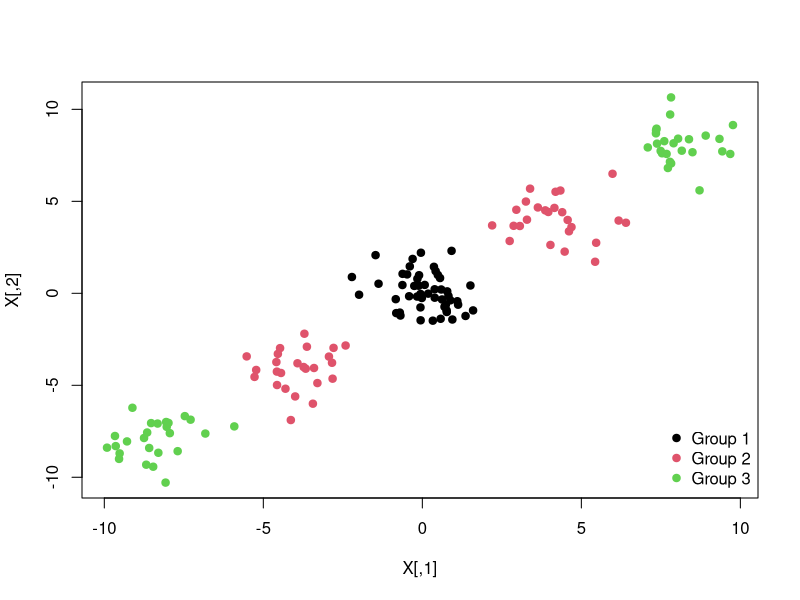

The R script that drew this image: (Note: this script raises an error after producing the figure.)
#### Step 1: Generate data and the plot ####
set.seed(1)
X <- matrix(rnorm(150*2), ncol = 2)

# Horizontal translation
transl.1 <- 4  # translation for the 2nd class
transl.2 <- 8  # translation for the 3rd class

# Applying horizontal translation to the 2nd class
X[51:75, ] <- X[51:75, ] + transl.1  
X[76:100, ] <- X[76:100, ] - transl.1

# Applying horizontal translation to the 3rd class
X[101:125, ] <- X[101:125, ] + transl.2  
X[126:150, ] <- X[126:150, ] - transl.2

# Assigning classes to the data points
y <- c(rep(0, 50), rep(1, 50), rep(2, 50))  # the vertical translation 
dat <- data.frame(x = X, y = as.factor(y))  # turn y into a factor object

# Scatter plot
plot(X, col = y + 1 , pch = 19)
legend("bottomright", legend = paste("Group", 1:3), col = 1:3, pch = 19, bty = "n")

#### Step 2: Split the data set to a training (50%) and a test set (50%) ####
library(caret)

set.seed(1)
train.index = createDataPartition(dat[,ncol(dat)],p=0.5,list=FALSE)
train = dat[train.index,] 
train.x = train[,-c(3)]; train.y = train[,c(3)]
test = dat[-train.index,]
test.x = test[,-c(3)]; test.y = test[,c(3)]

#### Step 3: Train the SVM models with different kernel ####
library(e1071)

# Set fit control with 5-fold CV
fitControl=trainControl(
  method = "repeatedcv",
  number = 5,
  repeats = 3)

### Polynomial Kernel ###
# Tune parameters
grid_poly = expand.grid(degree = c(2,3,4),
                        scale = c(0.01, 0.1, 1),
                        C = c(0.01, 0.1, 1, 10))

# Train SVM model with the polynomial kernel
set.seed(1)
svm.poly = train(train.x, train.y, method = "svmPoly",
                 trControl = fitControl,
                 preProcess = c("center", "scale"),
                 tuneGrid = grid_poly)

svm.poly
plot(svm.poly)

# Predicting the test set
pred_svm.poly = predict(svm.poly, test.x)
table(pred_svm.poly, test.y)

# Prediction accuracy
sum(diag(table(pred_svm.poly, test.y))/sum(table(pred_svm.poly, test.y)))

### RBF Kernel ###
# Tune parameters
grid_radial=expand.grid(sigma = c(0.01, 0.1, 1,10),
                        C = c(0.01, 0.1, 1, 10))

# Train SVM model with the RBF kernel
set.seed(1)
svm.RBF = train(train.x, train.y, method = "svmRadial",
                trControl = fitControl,
                preProcess = c("center", "scale"),
                tuneGrid = grid_radial)

svm.RBF
plot(svm.RBF)

# Predicting the test set
pred_svm.RBF = predict(svm.RBF, test.x)
table(pred_svm.RBF, test.y)

# Prediction accuracy
sum(diag(table(pred_svm.RBF, test.y))/sum(table(pred_svm.RBF, test.y)))

### Linear Kernel ###
# Tune parameters
grid_linear = expand.grid(C = c(0.01, 0.1, 1, 10))

# Train SVM model with the linear kernel
set.seed(1)
svm.linear = train(train.x, train.y, method = "svmLinear",
                   trControl = fitControl,
                   preProcess = c("center", "scale"),
                   tuneGrid = grid_linear)

svm.linear
plot(svm.linear)

# Predicting the test set
pred_svm.linear = predict(svm.linear, test.x)
table(pred_svm.linear, test.y)

# Prediction accuracy
sum(diag(table(pred_svm.linear, test.y))/sum(table(pred_svm.linear, test.y)))
